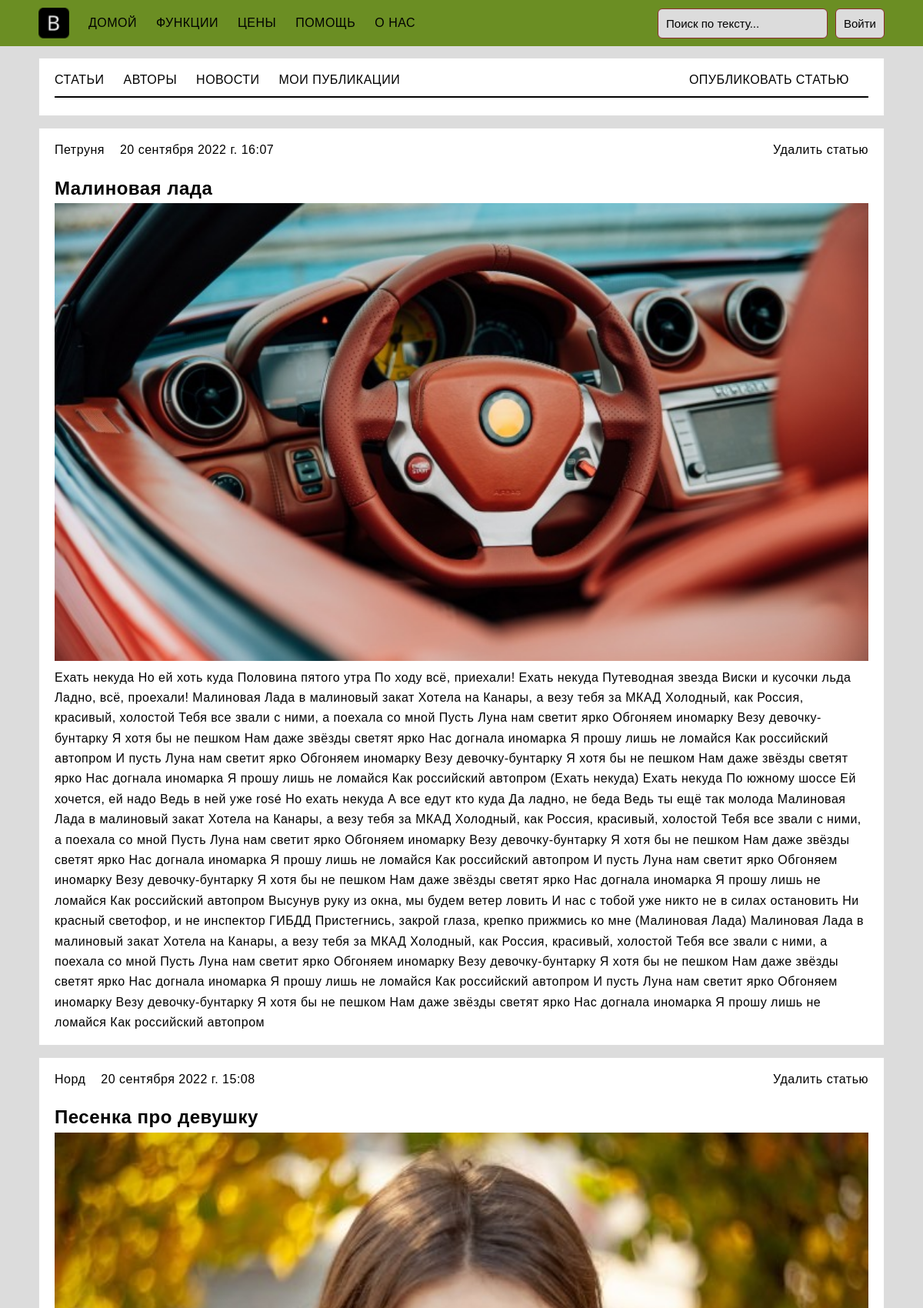
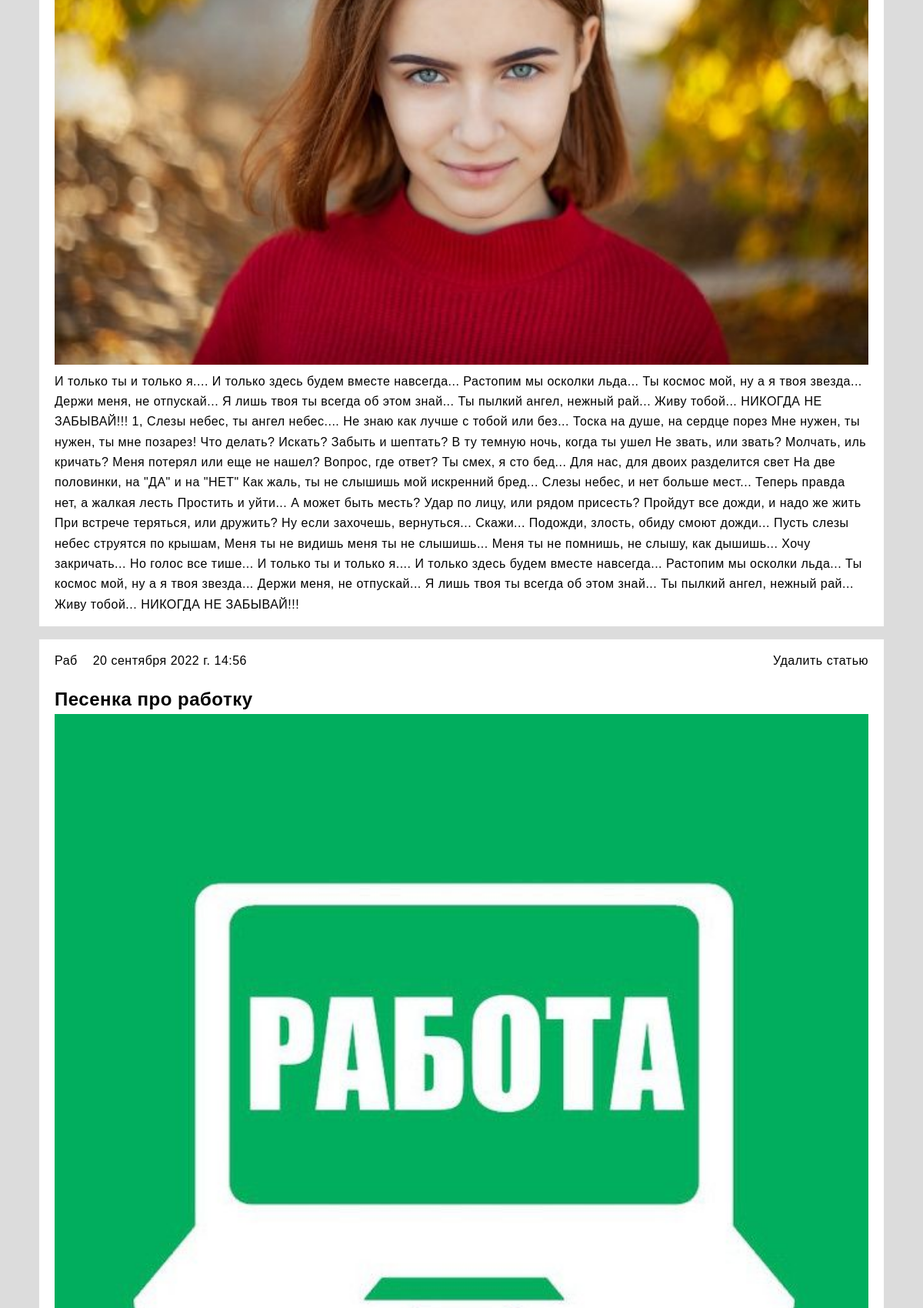
The app's page /articles/ (upper part) with its own data (2 pictures, top to bottom).
### blog/models.py (models this page shows, shortened)
class Articles(models.Model):
    nick_name = models.CharField(max_length=30)
    name_article = models.CharField(max_length=200)
    img_article = models.ImageField(upload_to='imgarticles/', null=True, blank=True)
    text_article = models.TextField()
    create_date = models.DateTimeField(auto_now_add=True, editable=False)

### blog/views.py (the view)
# urls.py: path('articles/', blog_views.articles),
def articles(request):
    all_articles = Articles.objects.order_by('-create_date')
    return render(request, 'blog/articles.html', {'all_articles': all_articles})

### templates/blog/articles.html (shortened to what this page needs)
{% extends 'blog/base.html' %}
{% block print_state %}
    {% if all_articles.count > 0 %}
        {% for article in all_articles %}
            <div class="window-bot">
                <div id="{{ article.id }}" class="articles-list">
                <div class="avtor-date">
                    <a href="#"><p class="avtor">{% block avtor %}{{ article.nick_name }}{% endblock avtor %}</p></a>
                    <p class="date">{% block datepublished %}{{ article.create_date }}{% endblock datepublished %}</p>
                    <div class="delete_article">
                        <a href="delete/{{ article.id }}">Удалить статью</a>
                    </div>
                </div>
                <p class="name-stat"><h2>{% block name-state %}{{ article.name_article }}{% endblock name-state %}</h2></>
                </div>
                <div>
                    {% block image_article %}
                        {% if article.img_article %}
                            <img class="img_article" src="{{ article.img_article.url }}">
                        {% endif %}
                    {% endblock image_article %}
                </div>
                <div>
                    {% block article_text %}{{ article.text_article }}{% endblock article_text %}
                </div>
            </div>
        {% endfor %}
    {% else %}
        <div class="window-bot">
            <h2>статтей пока нет!</h2>
        </div>
    {% endif %}
{% endblock print_state %}

### templates/blog/base.html (shortened to what this page needs)
{% load static %}
<!DOCTYPE html>
<html lang="en">
<head>
    <link rel="stylesheet" href="{% static 'css/style.css' %}" type="text/css">
</head>
<body>
    <header>
      {% block header %}
        <div class="container">
          <div class="wrapper-header">
            <ul class="nav published-button">
              <li>
                <a href="/" class="logo-home"><img src="{% static 'images/logo.png' %}" height="40" width="40" alt=""></a>
              </li>
              <li><a href="/">ДОМОЙ</a></li>
              <li><a href="#">ФУНКЦИИ</a></li>
              <li><a href="#">ЦЕНЫ</a></li>
              <li><a href="#">ПОМОЩЬ</a></li>
              <li><a href="#"> О НАС</a></li>
            </ul>
            <form class="input-search" role="search">
              <input type="search" class="form-control" placeholder="Поиск по тексту..." aria-label="Search">
            </form>
            {% if user.is_authenticated %}
              {% block user %}
                <div class="btn">
                  <a href="{% url 'logout' %}"><button class="btn-login"></>Выйти</button></a>
                </div>
              {% endblock user %}
            {% else %}
              <div class="btn">
                <a href="{% url 'login' %}"><button class="btn-login" >Войти</button></a>
              </div>
            {% endif %}
          </div>
        </div>
      {% endblock header %}
    </header>
     <main>
      <div class="container">
        {% block window-top %}
          <div class="window-top">
            <div class="container-window-top">
              <ul class="nav navi">
                <li><a href="/articles">СТАТЬИ</a></li>
                <li><a href="#">АВТОРЫ</a></li>
                <li><a href="{% url 'news' %}">НОВОСТИ</a></li>
                <li><a href="#">МОИ ПУБЛИКАЦИИ</a></li>
              </ul>
              <ul class="nav navi">
                <li><a href="/create_article">ОПУБЛИКОВАТЬ СТАТЬЮ</a></li>
              </ul>
            </div>
            <hr>
          </div>
        {% endblock window-top %}
        {% block print_state %}{% endblock print_state %}
      </div>
     </main>
</body>
</html>

### static/css/style.css (style rules this page uses)
html { box-sizing: border-box; }
html, body { height: 100%; }
ul, li { margin: 0; padding: 0; }
input[type="search"] { color: #000; }
body { margin: 0px; padding: 50px 0 0 0 ; font-size: 16px; min-width: 320px; position: relative; line-height: 1.65; overflow-x: hidden; opacity: 1; background-color: #DCDCDC; font-family: Fira Sans,sans-serif; letter-spacing: 0.5px; }
header { position: fixed; top: 0; width: 100%; background-color: #6b8e23; }
.wrapper-header, .nav { display: flex; }
.wrapper-header { padding: 10px 0px; align-items: center; }
.nav { display: flex; align-items: center; list-style-type: none; }
.nav li { display: inline-block; margin-right: 25px; }
a { text-decoration: none; color: #000; transition: 0.5s; }
h2 { margin-top: 5px; margin-bottom: 0px; }
.nav li a { color: black; font-size: 16px; font-weight: 400; transition: 0.5s; }
.container { margin: 0 auto; max-width: 1100px; }
.logo-home { display: flex; align-items: center; }
.form-control, .btn-login { border: 1px solid #8c2d2d; border-radius: 0.375rem; font-family: inherit; font-size: 15px; padding: 10px 10px; background-color: #DCDCDC; }
.btn-login { transition: 0.5s; }
.btn-login { display: flex; }
.form-control { width: auto; display: flex; }
.input-search { font-weight: 800; outline: none; margin-right: 10px; }
main { margin-top: 25px; }
.window-top, .window-bot { padding: 15px 20px; border: 1px solid #dedede; background-color: #fff; margin-bottom: 15px; }
hr { border: none; background-color: #000; color: #000; height: 2px; }
.container-window-top { display: flex; justify-content: space-between; }
.avtor, .date { margin-top: 0; margin-bottom: 0; margin-right: 20px; color: #000; }
.avtor-date { display: flex; }
.published-button { margin-right: auto; }
.delete_article { margin-left: auto; }
.img_article { width: 1058px; }

### records on screen
Articles: nick_name "Петруня", create_date "20 сентября 2022 г. 16:07", name_article "Малиновая лада", img_article (picture), text_article "Ехать некуда Но ей хоть куда Половина пятого утра По ходу всё, приехали! Ехать некуда Путеводная звезда Виски и кусочки льда Ладно, всё, проехали! Малиновая Лада в малиновый закат Хотела на Канары, а везу тебя за МКАД Холодный, как Россия, красивый, холостой Тебя все звали с ними, а поехала со мной Пусть Луна нам светит ярко Обгоняем иномарку Везу девочку-бунтарку Я хотя бы не пешком Нам даже звёзды светят ярко Нас догнала иномарка Я прошу лишь не ломайся Как российский автопром И пусть Луна нам светит ярко Обгоняем иномарку Везу девочку-бунтарку Я хотя бы не пешком Нам даже звёзды светят ярко Нас догнала иномарка Я прошу лишь не ломайся Как российский автопром (Ехать некуда) Ехать некуда…"
Articles: nick_name "Норд", create_date "20 сентября 2022 г. 15:08", name_article "Песенка про девушку", img_article (picture), text_article "И только ты и только я.... И только здесь будем вместе навсегда... Растопим мы осколки льда... Ты космос мой, ну а я твоя звезда... Держи меня, не отпускай... Я лишь твоя ты всегда об этом знай... Ты пылкий ангел, нежный рай... Живу тобой... НИКОГДА НЕ ЗАБЫВАЙ!!! 1, Слезы небес, ты ангел небес.... Не знаю как лучше с тобой или без... Тоска на душе, на сердце порез Мне нужен, ты нужен, ты мне позарез! Что делать? Искать? Забыть и шептать? В ту темную ночь, когда ты ушел Не звать, или звать? Молчать, иль кричать? Меня потерял или еще не нашел? Вопрос, где ответ? Ты смех, я сто бед... Для нас, для двоих разделится свет На две половинки, на \"ДА\" и на \"НЕТ\" Как жаль, ты не слышишь мой искренний…"
Articles: nick_name "Раб", create_date "20 сентября 2022 г. 14:56", name_article "Песенка про работку", img_article (picture)
